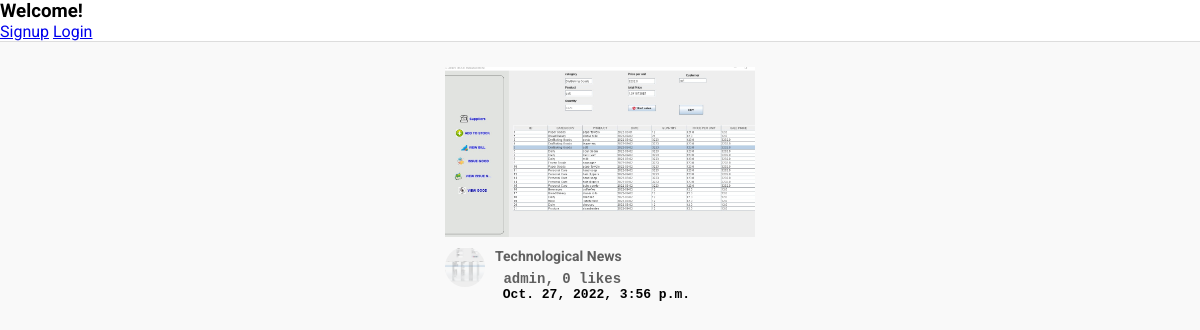
Page /technologicalnews/ on the earlier database version.
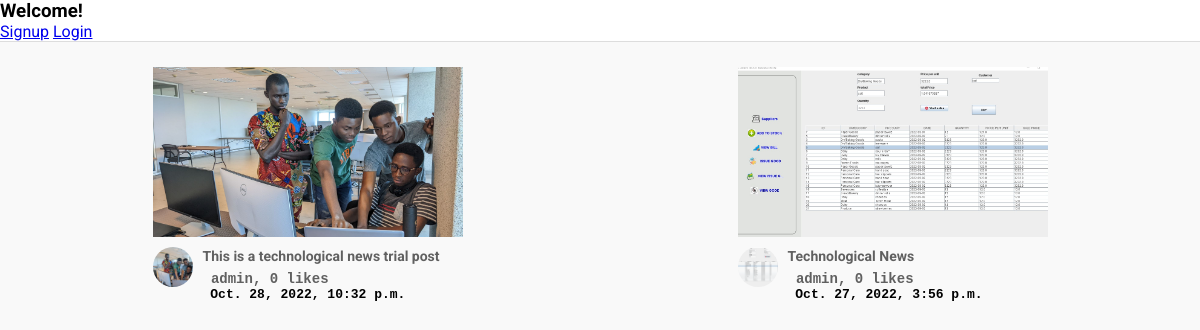
Same page on the later database version.
### post/models.py (models this page shows, shortened)
class TechnologicalNews(models.Model):
    title = models.CharField(max_length=500, verbose_name="title", blank=True)
    picture = models.ImageField(upload_to=user_directory_path, verbose_name="Picture", null=True)
    caption = models.CharField(max_length=500000, verbose_name="Caption")
    posted = models.DateTimeField(auto_now_add=True)
    tag = models.ManyToManyField(Tag, related_name="technologicalNews")
    user = models.ForeignKey(User, on_delete=models.CASCADE)
    likes = models.IntegerField(default=0)

### post/views.py (the view)
# urls.py: path('technologicalnews/', views.technologicalnews, name="technologicalnews"),
def technologicalnews(request):
    search_post = request.GET.get('search')
    if search_post:
        posts = TechnologicalNews.objects.filter(Q(title__icontains=search_post) | Q(caption__icontains=search_post))
    else:
        posts = TechnologicalNews.objects.all().order_by("-posted")
    context = {
        'post_items' :  posts
    }
    return render(request, "technologicalnews.html", context)

### templates/technologicalnews.html (shortened to what this page needs)
{% extends 'base.html' %}
{% load static %}
   {% block content %}
      <div class="videos">
        <div class="videos__container">
          {% for post in post_items %}
          <div class="video">
            <div class="video__thumbnail">
              <a href="{% url 'technologicalNewsDetailPage' post.id %}"><img src="{{ post.picture.url }}" alt="" /></a>
            </div>
            <div class="video__details">
              <div class="author">
                <img
                  src="{{ post.picture.url }}"
                  alt=""
                />
              </div>
              <div class="title">
                <h3> <a href="{% url 'technologicalNewsDetailPage' post.id %}"> {{post.title}}</a></h3>
                 <pre><b><a href="{% url 'technologicalNewsDetailPage' post.id %}"> {{post.user.username}}, {{post.likes}} likes </a></b></pre>
                <pre> <b>{{post.posted}}</b></pre>
              </div>
            </div>
          </div>
          {% endfor %}
        </div>
      </div>
   {% endblock content %}

Differences in the rows shown:
added TechnologicalNews: picture (picture), title "This is a technological news trial post", user.username "admin", likes "0", posted "Oct. 28, 2022, 10:32 p.m."
